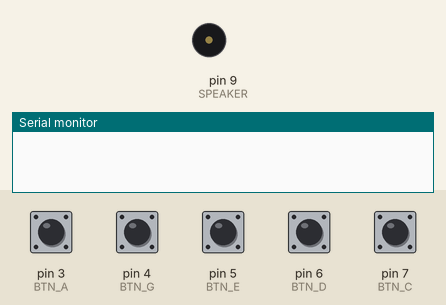
The sketch below on a simulated Arduino Uno, built with avr-gcc and run on an emulated ATmega328P. Parts: buzzer (waves = sounding), the last lines printed to the serial monitor. Inputs (shaded band) come from the test bench; at power-on: pin 3 (BTN_A), pin 4 (BTN_G), pin 5 (BTN_E), pin 6 (BTN_D), pin 7 (BTN_C) HIGH.

Above: at 1.2 s.
1.3 s: pin 3 (BTN_A) pulled LOW for 0.15 s
At 1.37 s:
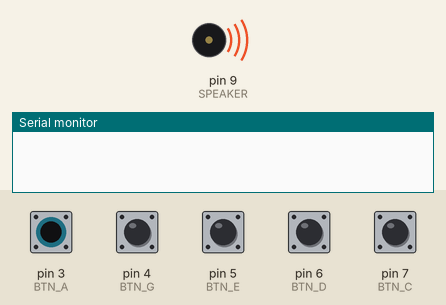
2.9 s: pin 4 (BTN_G) pulled LOW for 0.15 s
At 3.7 s:
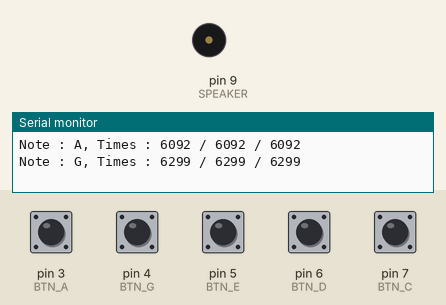
4.5 s: pin 5 (BTN_E) pulled LOW for 0.15 s
At 4.57 s:
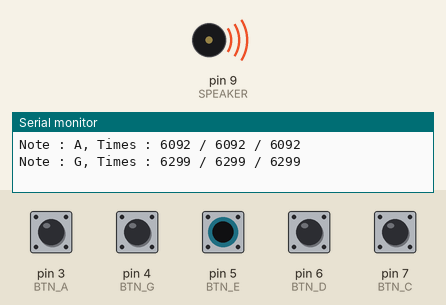
6.1 s: pin 6 (BTN_D) pulled LOW for 0.15 s
At 7.3 s:
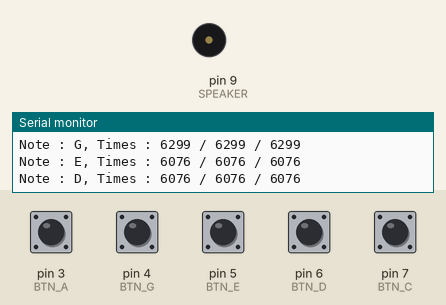
7.7 s: pin 7 (BTN_C) pulled LOW for 0.15 s
At 7.77 s:
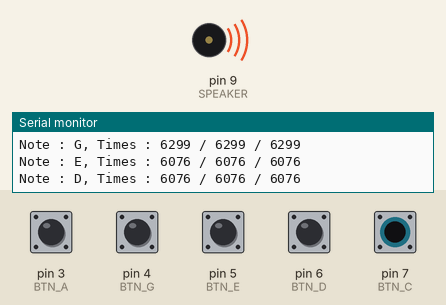
9.3 s: pin 3 (BTN_A) pulled LOW for 1 s
At 11.0 s:
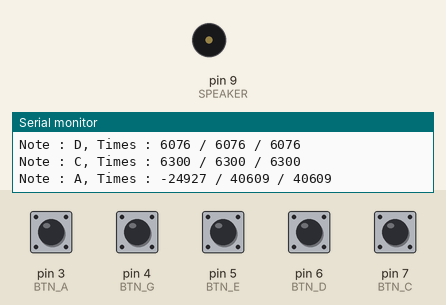
Timing chart, 0 to 12.5 s (numbered marks = the images above; inputs shaded):
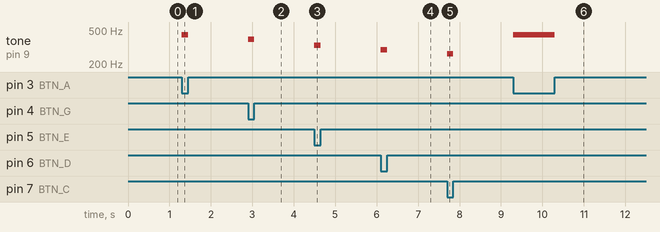

Measured:
- after the input at 1.3 s, tone on pin 9 (SPEAKER): silent → 440 Hz at once, → silent 0.15 s later
- after the input at 2.9 s, tone on pin 9 (SPEAKER): silent → 392 Hz at once, → silent 0.15 s later
- after the input at 4.5 s, tone on pin 9 (SPEAKER): silent → 330 Hz at once, → silent 0.15 s later
- after the input at 6.1 s, tone on pin 9 (SPEAKER): silent → 294 Hz at once, → silent 0.15 s later
- after the input at 7.7 s, tone on pin 9 (SPEAKER): silent → 262 Hz at once, → silent 0.15 s later
- after the input at 9.3 s, tone on pin 9 (SPEAKER): silent → 440 Hz at once, → silent 1.0 s later

The sketch:

piano.ino
```cpp
#define NOTE_C 262
#define NOTE_D 294
#define NOTE_E 330
#define NOTE_G 392
#define NOTE_A 440

const int SPEAKER = 9;
const int BTN_C = 7;
const int BTN_D = 6;
const int BTN_E = 5;
const int BTN_G = 4;
const int BTN_A = 3;

char note;
int count = 0; // 2bytes
unsigned int countUnsignedInt = 0; // 2bytes
unsigned long countUnsignedLong = 0; // 4bytes

void setup() {
  Serial.begin(9600);
  pinMode(SPEAKER, OUTPUT); // tone() 디폴트로 output 설정해줘서 필요없긴함
  pinMode(BTN_C, INPUT_PULLUP);
  pinMode(BTN_D, INPUT_PULLUP);
  pinMode(BTN_E, INPUT_PULLUP);
  pinMode(BTN_G, INPUT_PULLUP);
  pinMode(BTN_A, INPUT_PULLUP);
}

void loop() {
  count = 0;
  countUnsignedInt = 0;
  countUnsignedLong = 0;

  while(digitalRead(BTN_C) == LOW){
    tone(SPEAKER, NOTE_C);
    note = 'C';
    count++;
    countUnsignedInt++;
    countUnsignedLong++;
  }
  while(digitalRead(BTN_D) == LOW){
    tone(SPEAKER, NOTE_D);
    note = 'D';
    count++;
    countUnsignedInt++;
    countUnsignedLong++;
  }
  while(digitalRead(BTN_E) == LOW){
    tone(SPEAKER, NOTE_E);
    note = 'E';
    count++;
    countUnsignedInt++;
    countUnsignedLong++;
  }
  while(digitalRead(BTN_G) == LOW){
    tone(SPEAKER, NOTE_G);
    note = 'G';
    count++;
    countUnsignedInt++;
    countUnsignedLong++;
  }
  while(digitalRead(BTN_A) == LOW){
    tone(SPEAKER, NOTE_A);
    note = 'A';
    count++;
    countUnsignedInt++;
    countUnsignedLong++;
  }

  noTone(SPEAKER);

  if (count != 0) {
    Serial.print("Note : ");
    Serial.print(note);
    Serial.print(", Times : ");
    Serial.print(count);
    Serial.print(" / ");
    Serial.print(countUnsignedInt);
    Serial.print(" / ");
    Serial.println(countUnsignedLong);
  }
}
```
